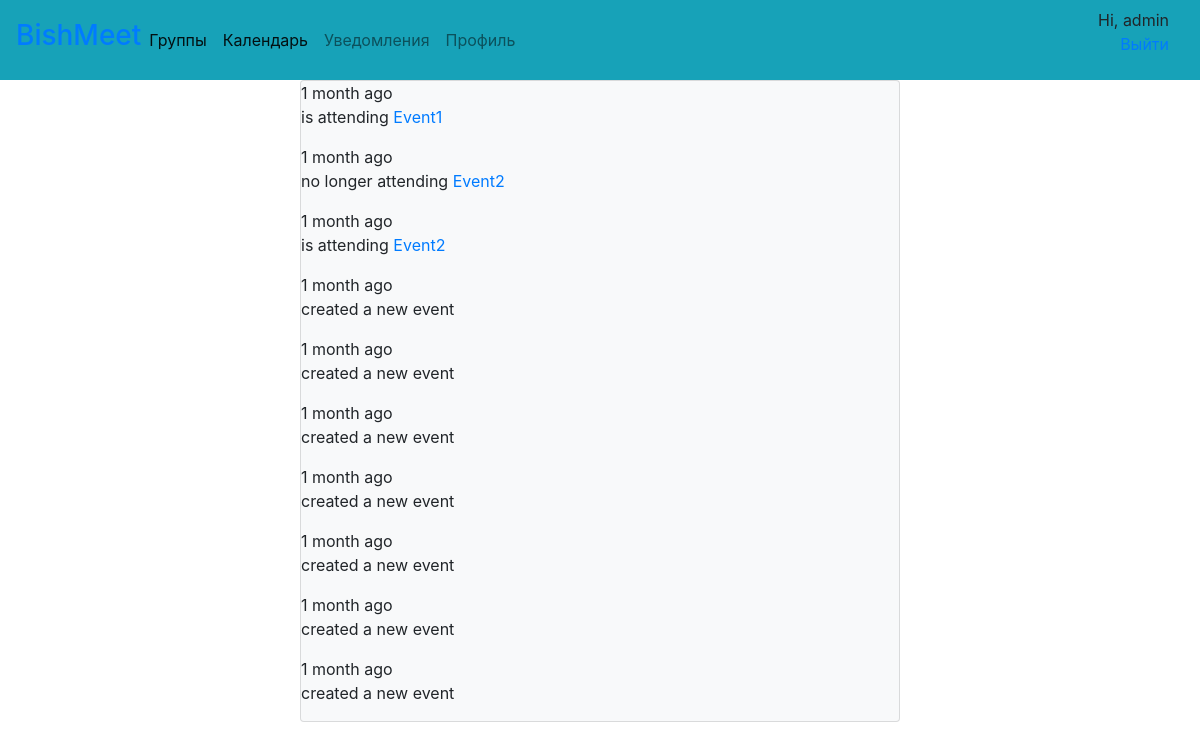
Page /notifications/ (signed in) on the earlier database version.
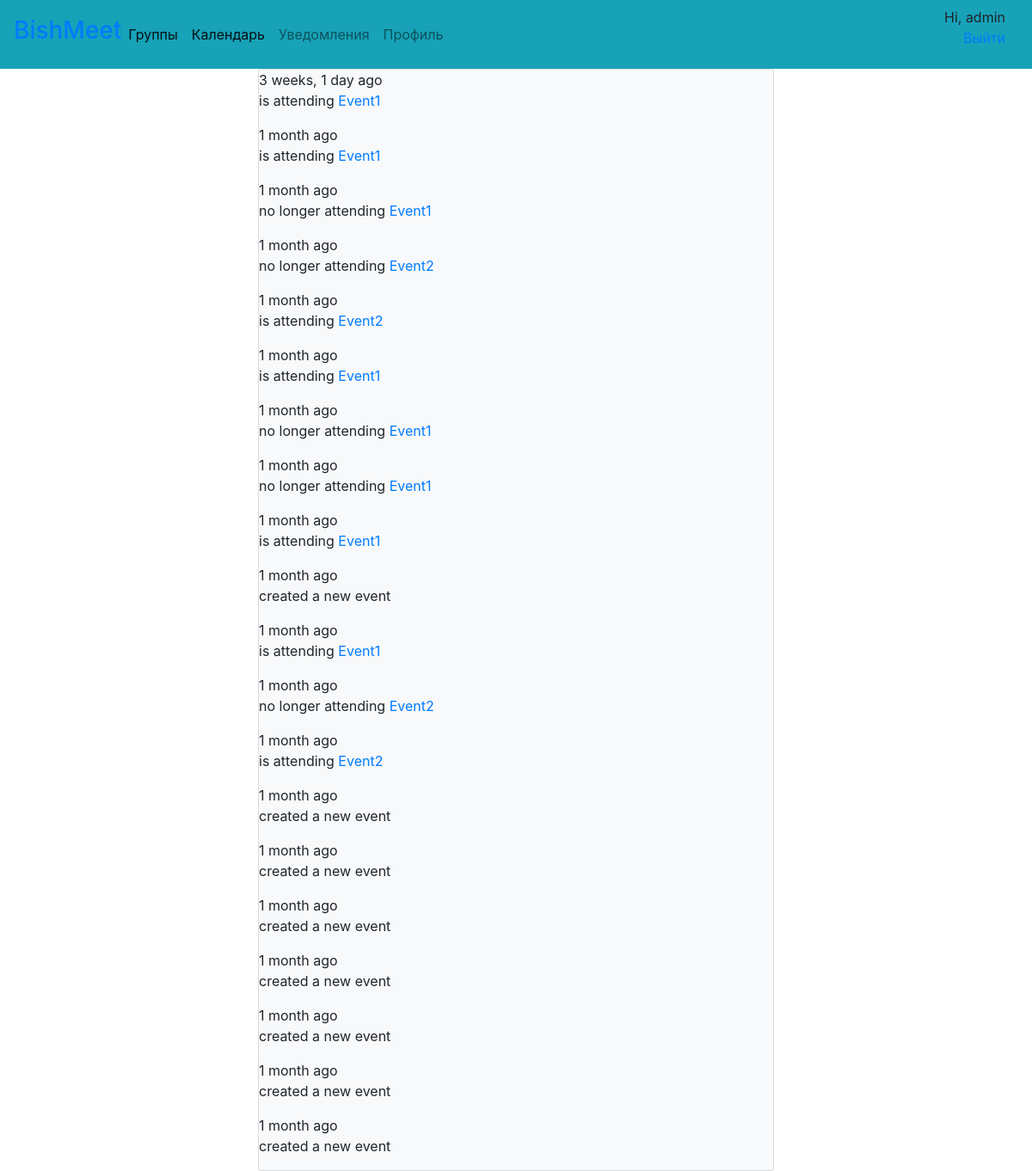
Same page on the later database version.
### actions/models.py (models this page shows)
class Action(models.Model):
    user = models.ForeignKey(settings.AUTH_USER_MODEL, related_name='actions', db_index=True, on_delete=models.CASCADE)
    verb = models.CharField(max_length=200)
    created = models.DateTimeField(auto_now_add=True, db_index=True)
    target_ct = models.ForeignKey(ContentType, blank=True, null=True, related_name='target_obj',
                                  on_delete=models.CASCADE)
    target_id = models.PositiveIntegerField(null=True, blank=True, db_index=True)
    target = GenericForeignKey('target_ct', 'target_id')
    class Meta:
        ordering = ('-created',)

### events/models.py (models this page shows, shortened)
class Event(models.Model):
    user = models.ForeignKey(User, related_name='events', on_delete=models.CASCADE)
    group = models.ForeignKey(Group, related_name='events', null=True, blank=True, on_delete=models.CASCADE)
    name = models.CharField(max_length=50)
    details = HTMLField('Details')
    venue = models.CharField(max_length=200)
    date = models.DateField(help_text='Please use the following format: <em>YYYY-MM-DD</em>.')
    time = models.TimeField(help_text='Please use the following format: <em>HH:MM:SS<em>')
    attendees = models.ManyToManyField(settings.AUTH_USER_MODEL, related_name='attending', blank=True)
    num_of_attendees = models.PositiveIntegerField(default=0, blank=True)
    class Meta:
        verbose_name = 'event'
        verbose_name_plural = 'events'
        ordering = ['date', 'time']
    def get_absolute_url(self):
        return reverse('events:event-detail', kwargs={'pk': self.pk})
    def __str__(self):
        return self.name

### actions/views.py (the view)
# urls.py: path('', views.NotificationList.as_view(), name='notification_list')
class NotificationList(ListView):
    model = Action
    template_name = 'actions/notifications.html'
    context_object_name = 'actions'
    def get_queryset(self):
        return Action.objects.exclude(user=self.request.user)

### actions/templates/actions/notifications.html (shortened to what this page needs)
{% extends 'events/base.html' %}
    {% block content %}
        <div class="mx-auto w-50 card bg-light">
        {% for action in actions %}
            {% with user=action.user profile=action.user.profile  %}
            <div>
                <div>
                    <p>
                        <span>{{ action.created|timesince }} ago</span>
                        <br>
                        {{ action.verb }}
                        {% if action.target %}
                            {% with target=action.target  %}
                                <a href="{{ target.get_absolute_url }}">{{ target }}</a>
                            {% endwith %}
                        {% endif %}
                    </p>
                </div>
            </div>
            {% endwith %}
        {% endfor %}
        </div>
    {% endblock %}

Differences in the rows shown:
added Action: created "3 weeks, 1 day", verb "is attending", target "Event1"
added Action: created "1 month", verb "is attending", target "Event1"
added Action: created "1 month", verb "no longer attending", target "Event1"
added Action: created "1 month", verb "no longer attending", target "Event2"
added Action: created "1 month", verb "is attending", target "Event2"
added Action: created "1 month", verb "is attending", target "Event1"
added Action: created "1 month", verb "no longer attending", target "Event1"
added Action: created "1 month", verb "no longer attending", target "Event1"
added Action: created "1 month", verb "is attending", target "Event1"
added Action: created "1 month", verb "created a new event"
